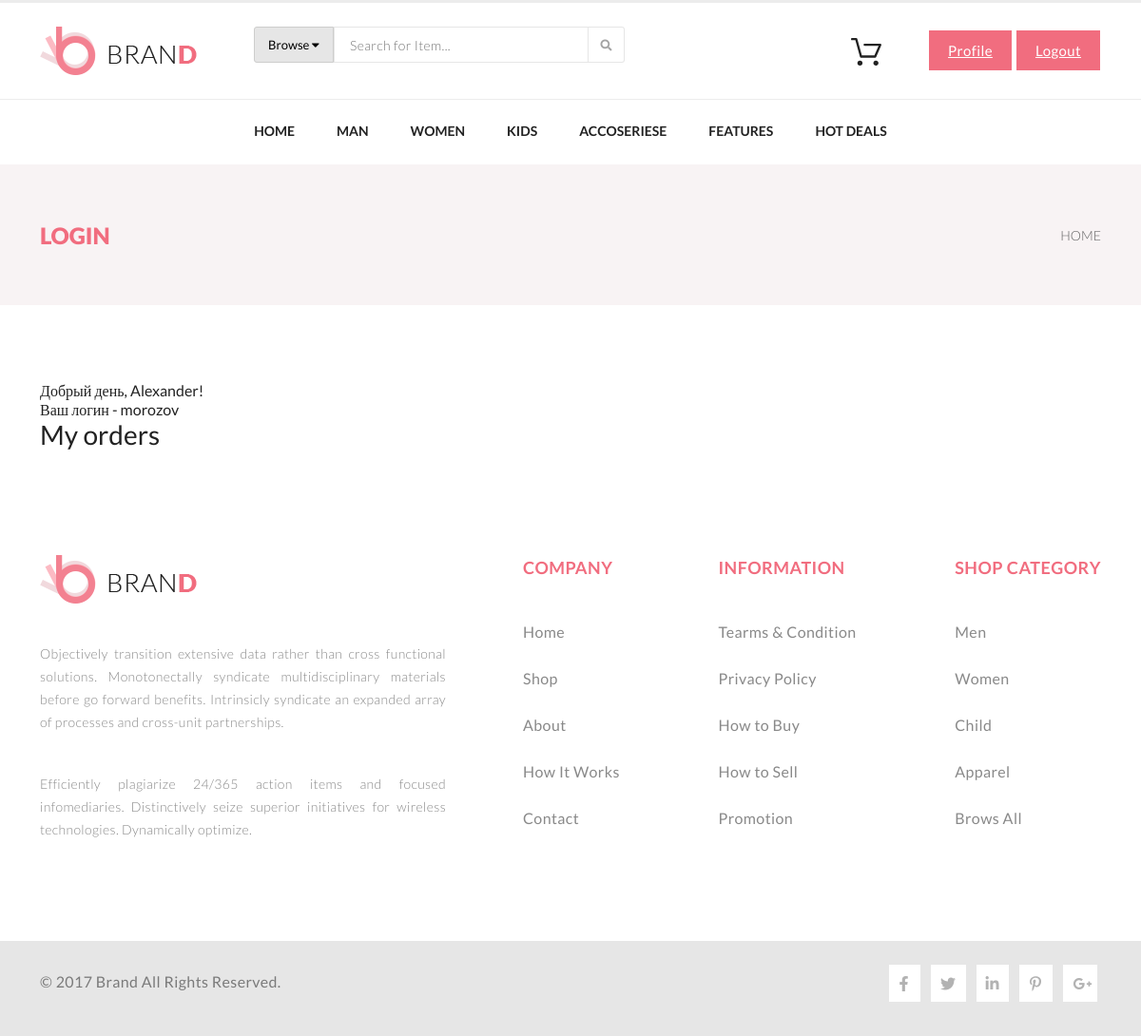
Before: /lesson8/profile.php (signed in) with the older database file.
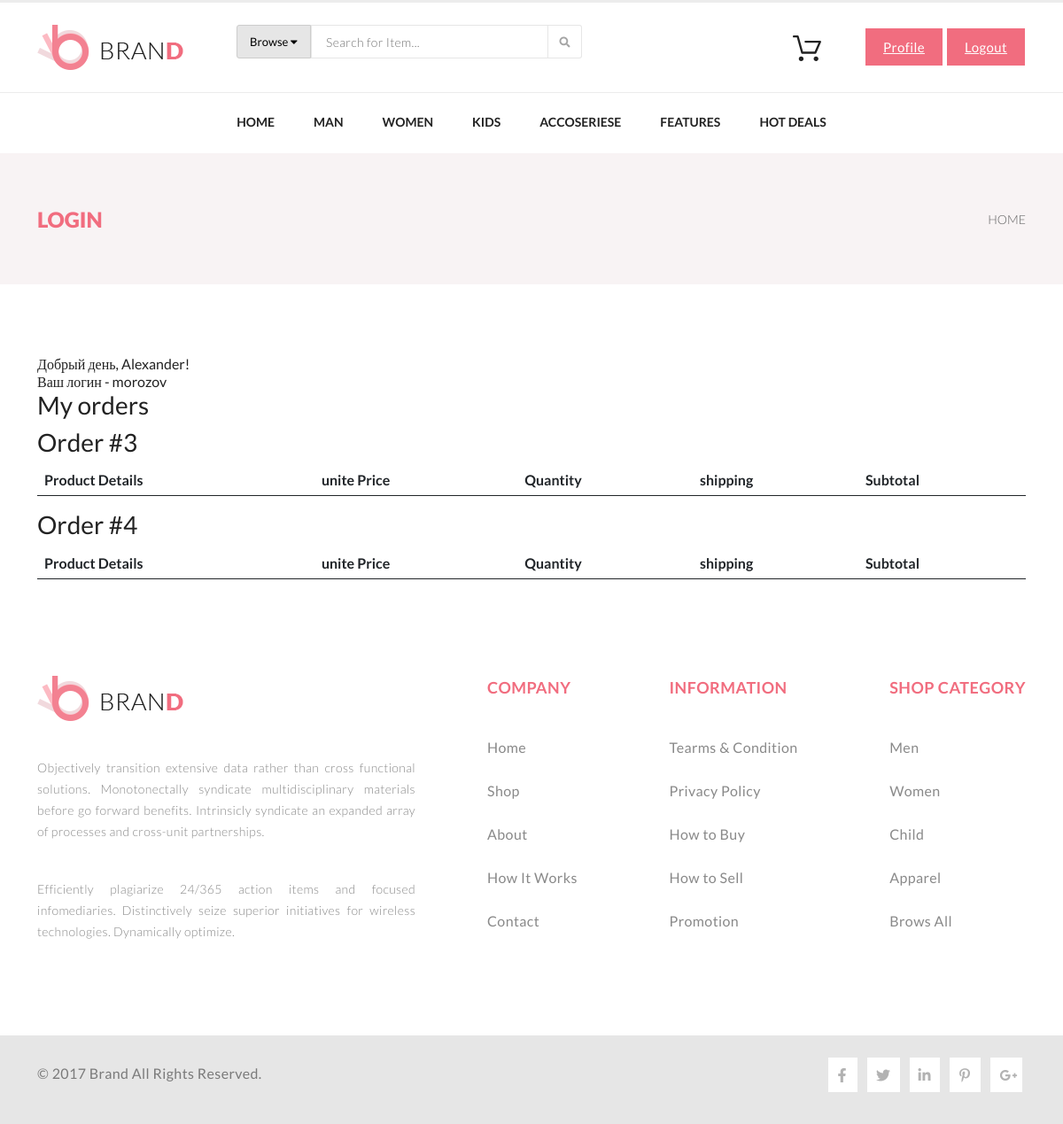
After: the same page with the newer database file.
### tables this page shows
CREATE TABLE `users` (
  `id` int NOT NULL,
  `name` varchar(25) DEFAULT NULL,
  `last_name` varchar(25) DEFAULT NULL,
  `login` varchar(25) NOT NULL,
  `password` varchar(16) NOT NULL,
  `email` varchar(25) NOT NULL,
  `active` char(1) NOT NULL DEFAULT 'Y',
  `role` char(5) NOT NULL DEFAULT 'user'
);

CREATE TABLE `orders` (
  `id` int NOT NULL,
  `status` int NOT NULL,
  `date` datetime NOT NULL,
  `user_id` int NOT NULL
);

### lesson8/models/users.php (called while the page is built, shortened)
<?php
class Users
{
    private static array $instances = [];
    public static function getInstance(): Users
    {
        $class = static::class;
        if (!isset(self::$instances[$class])) {
            self::$instances[$class] = new static();
        }
        return self::$instances[$class];
    }
    public function isLogin() : bool
    {
        if (isset($_SESSION['id']) && intval($_SESSION['id']) > 0) {
            return true;
        }
        return false;
    }
    public function getProfile(array $user, $connect): array
    {
        $user['login'] = mysqli_real_escape_string($connect, $user['login']);
        $user['password'] = mysqli_real_escape_string($connect, $user['password']);
        $sql = "SELECT id, login, name FROM users WHERE active='Y' AND login='" .$user['login'] . "' AND password='" .$user['password'] . "' LIMIT 1";
        $rsData = mysqli_query($connect, $sql);
        if ($arData = mysqli_fetch_assoc($rsData)) {
            return [
                'isSuccess' => true,
                'user' => [
                    'id' => $arData['id'],
                    'name' => $arData['name'],
                    'login' => $arData['login'],
                ]
            ];
        }
        return ['isSuccess' => false];
    }
}

### lesson8/profile.php (the view, shortened to what this page needs)
<?php
$page = "order";
include_once (__DIR__ . "/connect.php");
include_once (__DIR__ . "/models/users.php");
if ((isset($_SESSION['login']) && $_SESSION['login'] != "")
    && (isset($_SESSION['password']) && $_SESSION['password'] != "")) {
    $arProfile = Users::getInstance()->getProfile(['login' =>$_SESSION['login'], 'password' => $_SESSION['password']], $connect);
} else {
    header("Location: ./login.php");
}
include_once (__DIR__ . "/include/header.php");
?>
    <section class="block__page-nav">
        <div class="container">
            <div class="row">
                <div class="col">
                    <h1 class="block__page-nav__title">Login</h1>
                </div>
                <div class="col">
                    <nav aria-label="breadcrumb">
                        <ol class="breadcrumb">
                            <li class="breadcrumb-item"><a href="./index.php">Home</a></li>
                        </ol>
                    </nav>
                </div>
            </div>
        </div>
    </section>
    <section class="block__order container">
        Добрый день, <?=$arProfile['user']['name']?>!<br / >
        Ваш логин - <?=$arProfile['user']['login']?>
        <h3>My orders</h3>
        <?php
        $sql0 = "SELECT * FROM orders WHERE user_id=" . $arProfile['user']['id'] ;
        $rsData0 = mysqli_query($connect, $sql0);
        while ($arData0 = mysqli_fetch_assoc($rsData0)):
        ?>
            <h3>Order #<?=$arData0['id'];?></h3>
        <table class="table">
            <thead>
            <tr>
                <th scope="col" class="cart__col_head cart__col_head_one">Product Details</th>
                <th scope="col" class="cart__col_head cart__col_head_center">unite Price</th>
                <th scope="col" class="cart__col_head cart__col_head_center">Quantity</th>
                <th scope="col" class="cart__col_head cart__col_head_center">shipping</th>
                <th scope="col" class="cart__col_head cart__col_head_center">Subtotal</th>
            </tr>
            </thead>
        </table>
        <?endwhile;?>
    </section>
<?
include_once (__DIR__ . "/include/footer.php");
?>

### lesson8/include/header.php (shortened to what this page needs)
<!doctype html>
<html lang="ru">
<head>
    <link rel="stylesheet" href="//use.fontawesome.com/releases/v5.15.2/css/all.css">
    <?php if ($page == "index"):?>
    <link rel="stylesheet" href="./assets/css/index.css">
    <?else:?>
        <link href="https://cdn.jsdelivr.net/npm/bootstrap@5.0.0-beta3/dist/css/bootstrap.min.css" rel="stylesheet">
        <link rel="stylesheet" href="./assets/css/<?=$page;?>.css">
    <?endif; ?>
    <link rel="stylesheet" href="./assets/css/custom.css">
</head>
<body>
<header>
    <div class="header__box-top">
        <div class="container header__box">
            <div class="header__box-logo"><a href="./index.php"><img src="./assets/images/logo.png" alt="logo"></a></div>
            <div class="header__box-search">
                <form class="header__box-search__form">
                    <button class="search__form-browse">Browse <i class="fas fa-caret-down account__button-arrow"></i></button>
                    <input class="search__form-input" type="text" name="q" value="" placeholder="Search for Item...">
                    <button class="search__form-submit" type="submit"><i class="fas fa-search"></i></button>
                </form>
            </div>
            <div class="header__box-cart">
                <a class="" href="./cart.php"><img src="./assets/images/cart.svg" alt="cart"></a>
            </div>
            <div class="header__box-account__box">
                <?php if(Users::getInstance()->isLogin()):?>
                    <a href="./profile.php" class="account__button">Profile</a>
                    <a href="./index.php?logout=yes" class="account__button">Logout</a>
                <?else:?>
                    <a href="./login.php" class="account__button">Login</a>
                <?endif;?>
            </div>
        </div>
    </div>
    <nav class="header__box-menu">
        <div class="container">
            <ul class="header__box-menu__list">
                <li class="header__box-menu__list_el">
                    <a class="header__box-menu__list_link" href="./index.html">Home</a>
                </li>
                <li class="header__box-menu__list_el">
                    <a class="header__box-menu__list_link" href="./catalog.html">Man</a>
                </li>
                <li class="header__box-menu__list_el">
                    <a class="header__box-menu__list_link" href="./catalog.html">Women</a>
                </li>
                <li class="header__box-menu__list_el">
                    <a class="header__box-menu__list_link" href="./catalog.html">Kids</a>
                </li>
                <li class="header__box-menu__list_el header__box-menu__list_el_last">
                    <a class="header__box-menu__list_link" href="./catalog.html">Accoseriese</a>
                </li>
                <li class="header__box-menu__list_el header__box-menu__list_el_last">
                    <a class="header__box-menu__list_link" href="./catalog.html">Features</a>
                </li>
                <li class="header__box-menu__list_el header__box-menu__list_el_last">
                    <a class="header__box-menu__list_link" href="./catalog.html">Hot deals</a>
                </li>
            </ul>
        </div>
    </nav>
</header>
<main>

### lesson8/include/footer.php (shortened to what this page needs)
</main>
<footer>
    <div class="container footer__box">
        <div class="footer__box-brand">
            <a href="./index.html"><img src="./assets/images/logo.png" alt="logo"></a>
            <p class="footer__box-brand__text">Objectively transition extensive data rather than cross functional solutions. Monotonectally syndicate multidisciplinary materials before go forward benefits. Intrinsicly syndicate an expanded array of processes and cross-unit partnerships.</p>
            <p class="footer__box-brand__text">Efficiently plagiarize 24/365 action items and focused infomediaries. Distinctively seize superior initiatives for wireless technologies. Dynamically optimize.</p>
        </div>
        <nav class="footer__box-block_menu">
            <div class="footer__box-column_menu">
                <h4 class="footer__box-menu__heading">COMPANY</h4>
                <ul class="footer__box-menu__list">
                    <li class="menu__list-el"><a class="menu__list-el__link" href="#">Home</a></li>
                    <li class="menu__list-el"><a class="menu__list-el__link" href="#">Shop</a></li>
                    <li class="menu__list-el"><a class="menu__list-el__link" href="#">About</a></li>
                    <li class="menu__list-el"><a class="menu__list-el__link" href="#">How It Works</a></li>
                    <li class="menu__list-el"><a class="menu__list-el__link" href="#">Contact</a></li>
                </ul>
            </div>
            <div class="footer__box-column_menu">
                <h4 class="footer__box-menu__heading">INFORMATION</h4>
                <ul class="footer__box-menu__list">
                    <li class="menu__list-el"><a class="menu__list-el__link" href="#">Tearms & Condition</a></li>
                    <li class="menu__list-el"><a class="menu__list-el__link" href="#">Privacy Policy</a></li>
                    <li class="menu__list-el"><a class="menu__list-el__link" href="#">How to Buy</a></li>
                    <li class="menu__list-el"><a class="menu__list-el__link" href="#">How to Sell</a></li>
                    <li class="menu__list-el"><a class="menu__list-el__link" href="#">Promotion</a></li>
                </ul>
            </div>
            <div class="footer__box-column_menu">
                <h4 class="footer__box-menu__heading">SHOP CATEGORY</h4>
                <ul class="footer__box-menu__list">
                    <li class="menu__list-el"><a class="menu__list-el__link" href="./catalog.html">Men</a></li>
                    <li class="menu__list-el"><a class="menu__list-el__link" href="./catalog.html">Women</a></li>
                    <li class="menu__list-el"><a class="menu__list-el__link" href="./catalog.html">Child</a></li>
                    <li class="menu__list-el"><a class="menu__list-el__link" href="./catalog.html">Apparel</a></li>
                    <li class="menu__list-el"><a class="menu__list-el__link" href="./catalog.html">Brows All</a></li>
                </ul>
            </div>
        </nav>
    </div>
    <div class="footer__box-bottom">
        <div class="container footer__box-bottom__block">
            <div class="footer__box-bottom__copyright">
                <p class="bottom__copyright-text">© 2017  Brand  All Rights Reserved.</p>
            </div>
            <div class="footer__box-bottom__social">
                <a class="bottom__social bottom__social-facebook" href="#"><i class="fab fa-facebook-f"></i></a>
                <a class="bottom__social" href="#"><i class="fab fa-twitter"></i></a>
                <a class="bottom__social" href="#"><i class="fab fa-linkedin-in"></i></a>
                <a class="bottom__social bottom__social-pinterest" href="#"><i class="fab fa-pinterest-p"></i></a>
                <a class="bottom__social bottom__social-google-plus" href="#"><i class="fab fa-google-plus-g"></i></a>
            </div>
        </div>
    </div>
</footer>
</body>
</html>

### lesson8/assets/css/order.css (style rules this page uses)
* { margin: 0; padding: 0; }
body { font-family: Lato; color: #222222; font-style: normal; font-weight: normal; letter-spacing: normal; line-height: normal; }
button { font-style: normal; font-weight: normal; letter-spacing: normal; line-height: normal; transition: color 0.5s, background-color 0.5s; }
.header__box-top { border-top: 3px solid #ececec; }
.container { max-width: 1140px; margin: 0 auto; }
.header__box { margin-top: 25px; margin-bottom: 25px; display: flex; justify-content: space-between; list-style-type: none; }
.header__box-search { padding-right: 315px; padding-left: 37px; }
.header__box-search__form { display: flex; justify-content: left; }
.search__form-browse { border-radius: 3px 0 0 3px; border: 1px solid #cdcdcc; background-color: #e6e6e6; padding: 10px 14px; }
.search__form-input { width: 268px; height: 38px; border: 1px solid #e6e6e6; background-color: #ffffff; padding-left: 16px; color: #a4a4a4; font-size: 14px; font-weight: 300; line-height: 32px; letter-spacing: 0.35px; }
.search__form-submit { width: 38px; height: 40px; border-left: none; border-radius: 0 3px 3px 0; border-right: 1px solid #e6e6e6; border-top: 1px solid #e6e6e6; border-bottom: 1px solid #e6e6e6; background-color: #ffffff; color: #a4a4a4; font-size: 12px; font-weight: 300; }
.header__box-cart { padding-top: 12px; padding-right: 26px; }
.account__button { border: solid 1px #ffffff; background-color: #f16d7f; padding: 12px 20px; color: #ffffff; font-size: 15px; font-weight: 400; text-align: right; letter-spacing: 0.38px; }
.account__button-arrow { padding-left: 8px; }
.header__box-menu { border-top: 1px solid #ececec; }
.header__box-menu__list { display: flex; justify-content: center; list-style-type: none; margin-top: 19px; margin-bottom: 22px; line-height: 26px; }
.header__box-menu__list_el { position: relative; }
.header__box-menu__list_link { margin: 0 22px; font-size: 14px; font-weight: 700; font-style: normal; letter-spacing: normal; line-height: 26px; text-align: left; text-transform: uppercase; text-decoration: none; color: #222222; }
.block__page-nav { height: 148px; background-color: #f8f3f4; }
.block__page-nav__title { display: block; margin: 0 auto; color: #f16d7f; font-size: 24px; font-weight: 900; font-style: normal; letter-spacing: normal; line-height: 20px; text-align: left; text-transform: uppercase; padding: 65px 0; }
.breadcrumb { padding: 64px 0; width: max-content; float: right; }
.breadcrumb-item a { color: #636363; font-size: 14px; font-weight: 300; line-height: 20px; text-transform: uppercase; text-decoration: none; }
.footer__box { margin-top: 109px; display: flex; justify-content: space-between; padding-bottom: 89px; }
.footer__box-brand { width: 427px; }
.footer__box-brand__text { margin-top: 41px; color: #898989; font-size: 14px; font-weight: 300; line-height: 24px; text-align: justify; letter-spacing: 0.35px; }
.footer__box-block_menu { display: flex; justify-content: space-between; margin-left: 63px; width: 608px; }
.footer__box-menu__heading { color: #f16d7f; font-size: 18px; font-weight: 700; line-height: 26px; text-transform: uppercase; letter-spacing: 0.45px; }
.footer__box-menu__list { list-style-type: none; margin-top: 45px; }
.menu__list-el { margin-top: 30px; }
.menu__list-el__link { color: #898989; font-size: 16px; font-weight: 400; letter-spacing: 0.4px; text-decoration: none; }
.footer__box-bottom { background-color: #e6e6e6; }
.footer__box-bottom__block { display: flex; justify-content: space-between; }
.bottom__copyright-text { padding-top: 33px; padding-bottom: 32px; color: #7a7a7a; font-size: 16px; font-weight: 400; letter-spacing: 0.4px; }
.footer__box-bottom__social { padding: 24px 0; }
.bottom__social { margin: 0 4px; color: #b2b2b2; background-color: #ffffff; font-size: 16px; font-weight: 400; line-height: 42px; letter-spacing: 0.4px; padding: 10px; }
.bottom__social-facebook { padding-left: 11px; padding-right: 12px; }
.bottom__social-pinterest { padding-left: 11px; padding-right: 11px; }
.bottom__social-google-plus { padding-left: 11px; padding-right: 5px; }
.block__order { margin-top: 80px; }

### lesson8/assets/css/custom.css (style rules this page uses)
ol, ul { padding-left: 0; }
.account__button-arrow { padding-left: 0; }
.search__form-browse { font-size: 13px; }
.search__form-submit { height: 38px; }
.header__box-account__box { padding-top: 15px; }
.header__box-search { padding-right: 215px; }

Changed rows visible on the page:
added orders: id "3"
added orders: id "4"
